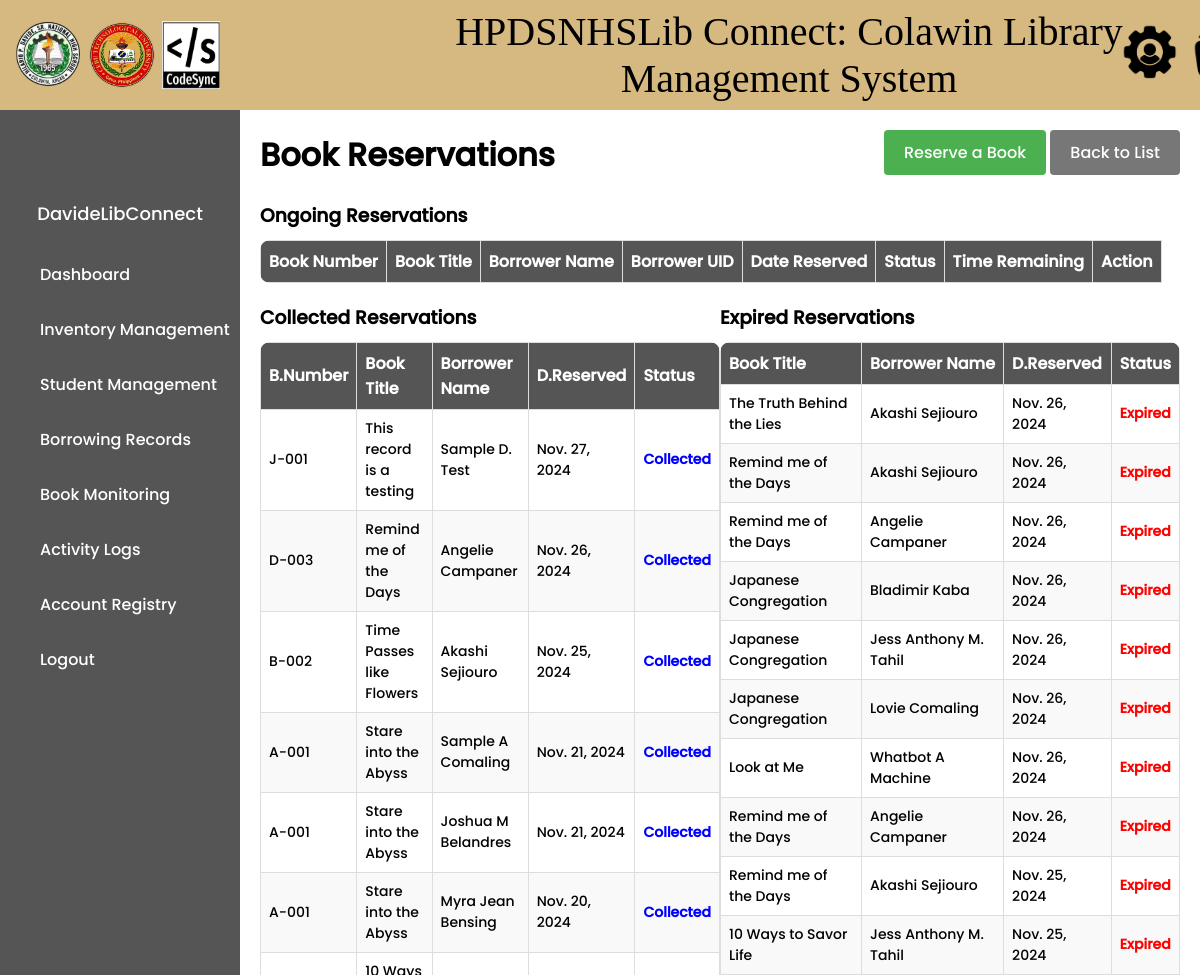
/reservation-list/ (signed in, upper part), run on an earlier commit of the app's database.
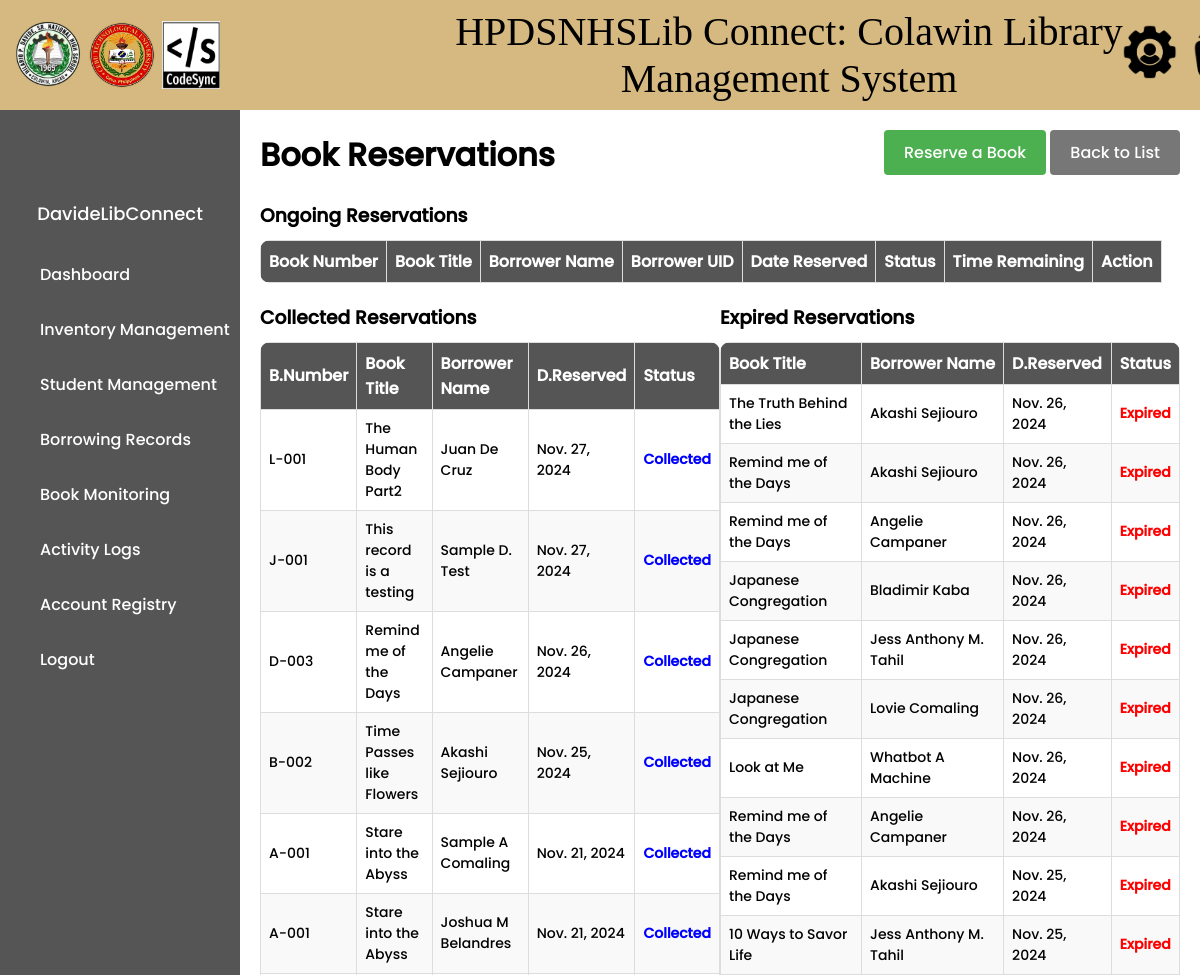
And on a later commit of the database.
### library/models.py (models this page shows, shortened)
class BookReservation(models.Model):
    reservation_number = models.AutoField(primary_key=True)
    book_number = models.CharField(max_length=20, blank=True)
    book_title = models.CharField(max_length=200, blank=True)
    author = models.CharField(max_length=200, blank=True)
    borrower_uid_number = models.CharField(max_length=20)
    borrower_name = models.CharField(max_length=100, blank=True)
    reservation_date = models.DateTimeField(auto_now_add=True)
    collected_date = models.DateTimeField(blank=True, null=True)
    due_date = models.DateTimeField(blank=True, null=True)
    librarian_name = models.CharField(max_length=100, blank=True)
    status = models.CharField(max_length=50, default='Reserved')
    penalty = models.CharField(max_length=255, blank=True, null=True)
    def save(self, *args, **kwargs):
        if self.book_number:
            try:
                book = BookInventory.objects.get(book_number=self.book_number)
                self.book_title = book.book_title
                self.author = book.author
            except BookInventory.DoesNotExist:
                self.book_title = ""
                self.author = ""
        if self.borrower_uid_number:
            try:
                borrower = Borrower.objects.get(borrower_uid=self.borrower_uid_number)
                self.borrower_name = borrower.borrower_name
            except Borrower.DoesNotExist:
                self.borrower_name = ""
        if self.reservation_date and timezone.is_naive(self.reservation_date):
            self.reservation_date = timezone.make_aware(self.reservation_date, timezone.get_current_timezone())
        if self.collected_date and timezone.is_naive(self.collected_date):
            self.collected_date = timezone.make_aware(self.collected_date, timezone.get_current_timezone())
        if self.due_date and timezone.is_naive(self.due_date):
            self.due_date = timezone.make_aware(self.due_date, timezone.get_current_timezone())
        super().save(*args, **kwargs)

### library/views.py (the view)
# urls.py: path('reservation-list/', views.reservation_list, name='reservation-list'),
@login_required
def reservation_list(request):
    expire_reservations()
    reservations = BookReservation.objects.all()
    ongoing_reservations = reservations.filter(status='Reserved')
    collected_reservations = reservations.filter(status='Collected').order_by('-reservation_date')
    expired_reservations = reservations.filter(status='Expired')
    for reservation in ongoing_reservations:
        reservation.time_remaining = max(
            timedelta(hours=24) - (timezone.now() - reservation.reservation_date),
            timedelta(0)
        )
    ongoing_reservations = sorted(
        ongoing_reservations,
        key=lambda x: x.reservation_date,
        reverse=True
    )
    expired_reservations = sorted(
        expired_reservations,
        key=lambda x: x.reservation_date,
        reverse=True
    )
    context = {
        'ongoing_reservations': ongoing_reservations,
        'collected_reservations': collected_reservations,
        'expired_reservations': expired_reservations,
    }
    return render(request, 'library/reservation_list.html', context)

### library/context_processors.py (called while the page is built)
def navbar_context(request):
    username = None
    if request.user.is_authenticated:
        username = request.user.username
    return {'username': username}

### library/models.py (called while the page is built, shortened)
    def save(self, *args, **kwargs):
        if not self.qr_code:
            qr_code_file = generate_qr_code(self.book_number)
            self.qr_code.save(f"{self.book_number}.png", qr_code_file, save=False)
        super().save(*args, **kwargs)

### library/views.py (called while the page is built)
def expire_reservations():
    expired_reservations = BookReservation.objects.filter(
        status='Reserved',
        reservation_date__lt=timezone.now() - timedelta(hours=24)
    )
    for reservation in expired_reservations:
        try:
            book = BookInventory.objects.get(book_number=reservation.book_number)
            book.status = 'Available'
            book.save()
        except BookInventory.DoesNotExist:
            pass
        reservation.status = 'Expired'
        reservation.save()

### library/templates/library/reservation_list.html (shortened to what the changed rows need)
{% extends 'main.html' %}
{% load static %}
{% block content %}
<!DOCTYPE html>
<html>
<head>
</head>
<body>
    <div class="main-content">
        <div style="display: flex; flex-direction: row; justify-content: space-between;">
        <h1>Book Reservations</h1>
        </div>
        <div class="table-container">
            <div class="table-wrapper" style="width: 100%;">
                <table>
                    <thead>
                        <tr>
                            <th>Book Number</th>
                            <th>Book Title</th>
                            <th>Borrower Name</th>
                            <th>Borrower UID</th>
                            <th>Date Reserved</th>
                            <th>Status</th>
                            <th>Time Remaining</th>
                            <th>Action</th>
                        </tr>
                    </thead>
                </table>
            </div>
        </div>
        <div class="table-container">
            <div class="table-wrapper" style="width: 50%; float: left;">
                <table>
                    <thead>
                        <tr>
                            <th>B.Number</th>
                            <th>Book Title</th>
                            <th>Borrower Name</th>
                            <th>D.Reserved</th>
                            <th>Status</th>
                        </tr>
                    </thead>
                    <tbody>
                        {% for reservation in collected_reservations %}
                            {% if reservation.status == 'Collected' %}
                                <tr class="collected-row">
                                    <td>{{ reservation.book_number }}</td>
                                    <td>{{ reservation.book_title }}</td>
                                    <td>{{ reservation.borrower_name }}</td>
                                    <td>{{ reservation.reservation_date.date }}</td>
                                    <td>
                                        <span class="status collected">{{ reservation.status }}</span>
                                    </td>
                                </tr>
                            {% endif %}
                        {% empty %}
                            <tr>
                                <td colspan="4" style="text-align: center;">No collected reservations found.</td>
                            </tr>
                        {% endfor %}
                    </tbody>
                </table>
            </div>
            <div class="table-wrapper" style="width: 50%; float: left;">
                <table>
                    <thead>
                        <tr>
                            <th>Book Title</th>
                            <th>Borrower Name</th>
                            <th>D.Reserved</th>
                            <th>Status</th>
                        </tr>
                    </thead>
                    <tbody>
                        {% for reservation in expired_reservations %}
                            <tr class="cancelled-row">
                                <td>{{ reservation.book_title }}</td>
                                <td>{{ reservation.borrower_name }}</td>
                                <td>{{ reservation.reservation_date.date}}</td>
                                <td><span class="status cancelled">{{ reservation.status }}</span></td>
                            </tr>
                        {% empty %}
                            <tr>
                                <td colspan="5" style="text-align: center;">No expired reservations found.</td>
                            </tr>
                        {% endfor %}
                    </tbody>
                </table>
            </div>
        </div>
    </div>
</body>
</html>
{% endblock %}

What changed in the data, as far as the page shows it:
no longer on this page (row unchanged): BookReservation: book_number "A-001", book_title "Stare into the Abyss", borrower_name "Myra Jean Bensing", reservation_date "Nov. 20, 2024", status "Collected", shown under "Collected Reservations"
added BookReservation: book_number "L-001", book_title "The Human Body Part2", borrower_name "Juan De Cruz", reservation_date "Nov. 27, 2024", status "Collected", shown under "Collected Reservations"
